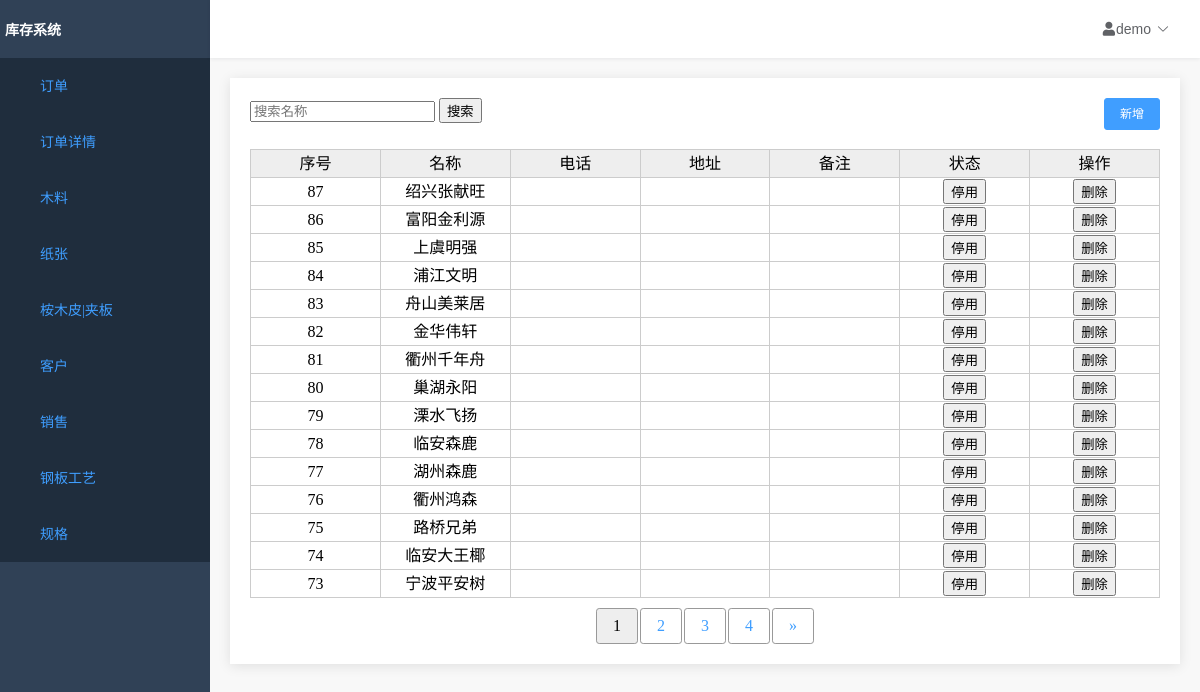
/home/customer/list/, run on an earlier commit of the app's database.
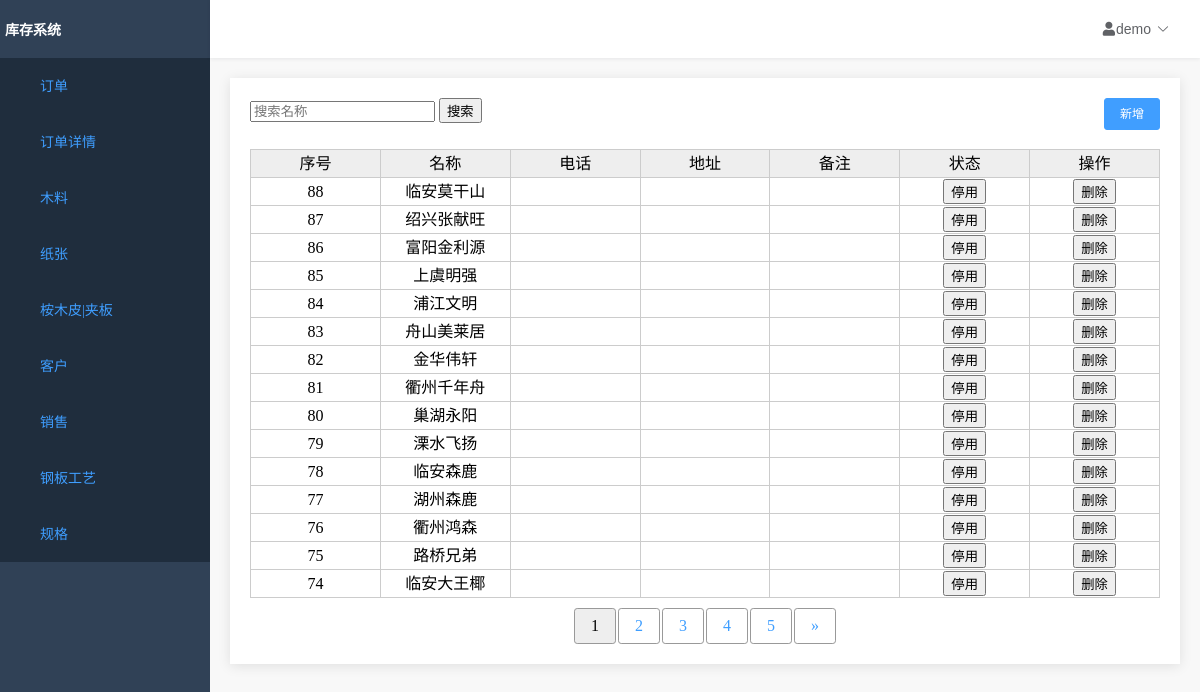
And on a later commit of the database.
### customer/models.py (models this page shows, shortened)
class CustomerModel(models.Model):
    id = models.AutoField(primary_key=True)
    name = models.TextField('名称', max_length=64, unique=True, null=False)
    address = models.TextField('地址', max_length=64)
    phone = models.TextField('电话', max_length=64)
    enable = models.BooleanField(
        '是否使用', default=True, blank=False, null=False)
    note = models.TextField('备注', max_length=256, default='')
    created_time = models.DateTimeField('创建时间', default=now)
    last_mod_time = models.DateTimeField('修改时间', auto_now=True)
    objects = models.manager

### customer/views.py (the view)
# urls.py: path('list/', views.CustomerListView.as_view(), name='customer_list'),
class CustomerListView(ListView):
    paginate_by = 15
    model = CustomerModel
    template_name = 'customerlist.html'
    context_object_name = 'object_list'
    def get_queryset(self):  # 重写get_queryset方法
        q = Q()
        name = self.request.GET.get('name')
        if name:
            q.add(Q(name__contains=name), Q.AND)
        return CustomerModel.objects.filter(q).order_by('-id')
    def get_context_data(self, **kwargs):
        context = super(CustomerListView, self).get_context_data(**kwargs)
        return context

### InventorySystem/context_processor.py (called while the page is built)
def nav_list(request):
    func_list = []
    func_list.append(('订单', '/home/order/head/list'))
    func_list.append(('订单详情', '/home/order/list'))
    func_list.append(('木料', '/home/wood/list'))
    func_list.append(('纸张', '/home/paper/list'))
    func_list.append(('桉木皮|夹板', '/home/skin/list'))
    func_list.append(('客户', '/home/customer/list'))
    func_list.append(['销售', '/home/salesman/list'])
    func_list.append(('钢板工艺', '/home/process/technology/list'))
    func_list.append(('规格', '/home/process/specification/list'))
    return locals()

### order/templatetags/order_extras.py (called while the page is built)
@register.simple_tag(takes_context=True)
def param_replace(context, **kwargs):
    d = context['request'].GET.copy()
    for k, v in kwargs.items():
        d[k] = v
    for k in [k for k, v in d.items() if not v]:
        del d[k]
    return d.urlencode()

### templates/customerlist.html (shortened to what this page needs)
{% extends 'table.html' %}
{% block table %}
<div>
    <div class="top_tool_bar">
        <form method="get">
            <input type="text" name="name" placeholder="搜索名称">
            <button type="submit">
                <span>搜索</span>
            </button>
        </form>
        <div class="right_buttons">
            <a href="/home/customer/add">
                <button type="button">
                    <span>新增</span>
                </button>
            </a>
        </div>
    </div>
    <div class="results">
        <table id="result_list">
            <thead>
            <th scope="col" class="sortable column-id">序号</th>
            <th scope="col" class="sortable column-name">名称</th>
            <th scope="col" class="sortable column-name">电话</th>
            <th scope="col" class="sortable column-name">地址</th>
            <th scope="col" class="sortable column-name">备注</th>
            <th scope="col">状态</th>
            <th scope="col">操作</th>
            </thead>
            {% for obj in object_list %}
            <tr>
                <td>{{ obj.id }}</td>
                <td>{{ obj.name }}</td>
                <td>{{ obj.phone }}</td>
                <td>{{ obj.address }}</td>
                <td>{{ obj.note }}</td>
                <td>
                    <a href="/home/customer/enable?id={{ obj.id }}">
                        {% if obj.enable %}
                        <input type="button" value="停用">
                        {% else %}
                        <input type="button" value="已停用">
                        {% endif %}
                    </a>
                </td>
                <td>
                    <a href="/home/customer/del?id={{ obj.id }}">
                        <input type="button" value="删除">
                    </a>
                </td>
            </tr>
            {% endfor %}
        </table>
    </div>
</div>
{% endblock %}

What changed in the data, as far as the page shows it:
no longer on this page (row unchanged): CustomerModel: id "73", name "宁波平安树"
added CustomerModel: id "88", name "临安莫干山"
Also different on the page:
new list line: "5"
